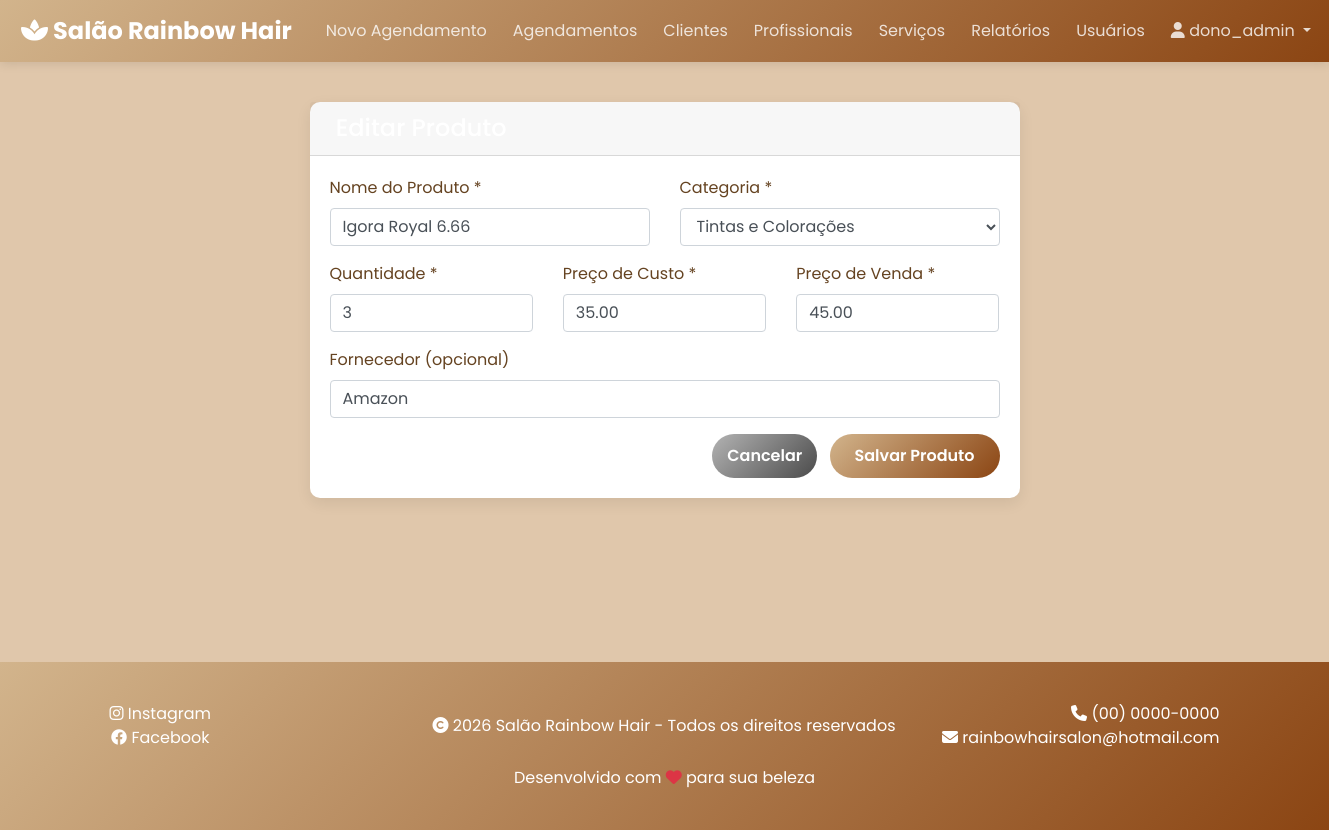
/estoque/edit/5/ (signed in), run on the app's committed database.
### estoque/models.py (models this page shows, shortened)
class ProdutoEstoque(BaseModel):
    CATEGORIA_CHOICES = [
        ('CABELO', 'Produtos para Cabelo'),
        ('TINTAS', 'Tintas e Colorações'),
        ('UNHAS', 'Produtos para Unhas'),
        ('MAQUIAGEM', 'Maquiagem'),
        ('SPA', 'Spa e Tratamentos'),
        ('DEPILACAO', 'Depilação'),
        ('SOBRANCELHAS', 'Sobrancelhas e Cílios'),
    ]
    nome = models.CharField(max_length=100)
    categoria = models.CharField(max_length=20, choices=CATEGORIA_CHOICES, default='CABELO')
    quantidade = models.PositiveIntegerField(default=0)
    preco_custo = models.DecimalField(max_digits=8, decimal_places=2, default=0)
    preco_venda = models.DecimalField(max_digits=8, decimal_places=2, default=0)
    fornecedor = models.CharField(max_length=100, blank=True, null=True)
    class Meta:
        ordering = ['nome']

### estoque/views.py (the view)
# urls.py: path('edit/<int:pk>/', EstoqueUpdateView.as_view(), name='estoque-update'),
class EstoqueUpdateView(LoginRequiredMixin, SuperuserRequiredMixin, UpdateView):
    model = ProdutoEstoque
    form_class = EstoqueForm
    template_name = "estoque_form.html"
    success_url = reverse_lazy('estoque:estoque-list')

### estoque/forms.py
class EstoqueForm(forms.ModelForm):
    class Meta:
        model = ProdutoEstoque
        fields = ['nome', 'categoria', 'quantidade', 'preco_custo', 'preco_venda', 'fornecedor']
        widgets = {
            'nome': forms.TextInput(attrs={'class': 'form-control'}),
            'categoria': forms.Select(attrs={'class': 'form-control'}),
            'quantidade': forms.NumberInput(attrs={'class': 'form-control', 'min': 0}),
            'preco_custo': forms.NumberInput(attrs={'class': 'form-control', 'step': '0.01'}),
            'preco_venda': forms.NumberInput(attrs={'class': 'form-control', 'step': '0.01'}),
            'fornecedor': forms.TextInput(attrs={'class': 'form-control'}),
        }

### estoque/views.py (called while the page is built)
    def test_func(self):
        return self.request.user.is_superuser

### estoque/templates/estoque_form.html (shortened to what this page needs)
{% extends 'base.html' %}
{% block content %}
<div class="container">
    <div class="row justify-content-center">
        <div class="col-md-8">
            <div class="card">
                <div class="card-header bg-gradient-primary text-white">
                    <h4 class="mb-0">
                    </h4>
                </div>
                <div class="card-body">
                    <form method="post">
                        <div class="row">
                            <div class="col-md-6 mb-3">
                                <label>Nome do Produto *</label>
                                {{ form.nome }}
                            </div>
                            <div class="col-md-6 mb-3">
                                <label>Categoria *</label>
                                {{ form.categoria }}
                            </div>
                        </div>
                        <div class="row">
                            <div class="col-md-4 mb-3">
                                <label>Quantidade *</label>
                                {{ form.quantidade }}
                            </div>
                            <div class="col-md-4 mb-3">
                                <label>Preço de Custo *</label>
                                {{ form.preco_custo }}
                            </div>
                            <div class="col-md-4 mb-3">
                                <label>Preço de Venda *</label>
                                {{ form.preco_venda }}
                            </div>
                        </div>
                        <div class="row">
                            <div class="col-md-12 mb-3">
                                <label>Fornecedor (opcional)</label>
                                {{ form.fornecedor }}
                            </div>
                        </div>
                        <div class="text-right">
                            <a href="{% url 'estoque:estoque-list' %}" class="btn btn-secondary mr-2">Cancelar</a>
                            <button type="submit" class="btn btn-primary">Salvar Produto</button>
                        </div>
                    </form>
                </div>
            </div>
        </div>
    </div>
</div>
{% endblock %}

### core/templates/base.html (shortened to what this page needs)
<!DOCTYPE html>
<html lang="pt-br">
<head>
    <link rel="stylesheet" href="https://stackpath.bootstrapcdn.com/bootstrap/4.5.2/css/bootstrap.min.css">
    <link rel="stylesheet" href="https://cdnjs.cloudflare.com/ajax/libs/font-awesome/6.4.0/css/all.min.css">
</head>
<body>
<nav class="navbar navbar-expand-lg navbar-dark sticky-top">
    <div class="container-fluid">
        <a class="navbar-brand" href="{% url 'home' %}">
            <i class="fas fa-spa"></i> Salão Rainbow Hair
        </a>
        <div class="collapse navbar-collapse" id="navbarNav">
            <ul class="navbar-nav m-auto">
                {% if user.is_authenticated %}
                <li class="nav-item">
                    <a class="nav-link" href="{% url 'agendamentos:add-agendamento' %}">Novo Agendamento</a>
                </li>
                <li class="nav-item" align-items="center">
                    <a class="nav-link" href="{% url 'index' %}">Agendamentos</a>
                </li>
                <li class="nav-item">
                    <a class="nav-link" href="{% url 'clientes:cliente-list' %}">Clientes</a>
                </li>
                <li class="nav-item">
                    <a class="nav-link" href="{% url 'profissionais:profissional-list' %}">Profissionais</a>
                </li>
                <li class="nav-item">
                    <a class="nav-link" href="{% url 'servicos:servico-list' %}">Serviços</a>
                </li>
                {% if user.is_staff or user.is_superuser %}
                <li class="nav-item">
                    <a class="nav-link" href="{% url 'relatorios:relatorios' %}">Relatórios</a>
                </li>
                <li class="nav-item">
                    <a class="nav-link" href="{% url 'usuarios:usuarios' %}">Usuários</a>
                </li>
                {% endif %}
                {% endif %}
            </ul>
            <ul class="navbar-nav ml-auto">
                {% if user.is_authenticated %}
                    <li class="nav-item dropdown">
                        <a class="nav-link dropdown-toggle" href="#" id="userDropdown" role="button" data-toggle="dropdown">
                            <i class="fas fa-user"></i> {{ user.username }}
                        </a>
                    </li>
                {% endif %}
            </ul>
        </div>
    </div>
</nav>
<div class="content-wrapper">
    <div class="container">
        {% block content %}{% endblock %}
    </div>
</div>
<footer>
    <div class="container d-flex justify-content-between align-items-center">
        <div>
            <a href="https://www.instagram.com" target="_blank" style="color: white; margin-right: 100px;"><i class="fab fa-instagram"></i> Instagram</a><br>
            <a href="https://www.facebook.com" target="_blank" style="color: white; margin-right: 100px;"><i class="fab fa-facebook"></i> Facebook</a>
            </div>
                <p style="margin-left: 80px;"><i class="fas fa-copyright"></i> 2026 Salão Rainbow Hair - Todos os direitos reservados</p>
            <div class="text-right">
            <span style="color: white; margin-left: 100px;"><i class="fas fa-phone"></i> (00) 0000-0000</span><br>
            <span style="color: white; margin-left: 5px;"><i class="fas fa-envelope"></i> rainbowhairsalon@hotmail.com</span>
        </div>
    </div>
    <div class="container text-center mt-3">
        <p style="color: white;">Desenvolvido com <i class="fas fa-heart" style="color: #dc3545;"></i> para sua beleza</p>
    </div>
</footer>
</body>
</html>

### core/templates/base.html (style rules this page uses)
* { margin: 0; padding: 0; box-sizing: border-box; }
body { font-family: 'Poppins', sans-serif; color: #654321; background-color: #e0c7ab; }
.navbar { background: linear-gradient(135deg, #D2B48C 0%, #8B4513 100%) !important; box-shadow: 0 2px 10px rgba(0, 0, 0, 0.1); position: sticky; top: 0; z-index: 1000; }
.navbar-brand { font-weight: 700; font-size: 24px; color: white !important; margin-left: -10px; }
.navbar-nav { flex-wrap: nowrap; }
.navbar-nav .nav-item { white-space: nowrap; }
.navbar-dark .navbar-nav .nav-link { color: rgba(255, 255, 255, 0.8) !important; margin-left: 10px; transition: all 0.3s ease; }
.content-wrapper { min-height: calc(100vh - 200px); padding: 40px 0; }
.card { border: none; border-radius: 10px; transition: transform 0.3s ease, box-shadow 0.3s ease; box-shadow: 0 5px 15px rgba(0, 0, 0, 0.08); }
.btn-primary { background: linear-gradient(135deg, #D2B48C 0%, #8B4513 100%); border: none; padding: 10px 25px; border-radius: 25px; font-weight: 600; transition: all 0.3s ease; }
.btn-secondary { background: linear-gradient(135deg, #999999be 0%, #4b4b4b 100%); border: none; padding: 10px 15px; border-radius: 25px; font-weight: 600; }
footer { background: linear-gradient(135deg, #D2B48C 0%, #8B4513 100%); color: white; padding: 40px 0; text-align: center; }
footer p { margin: 0; }
.fa-copyright { right:-10px; }

### data on the page
ProdutoEstoque: nome "Igora Royal 6.66", categoria "Tintas e Colorações", quantidade "3", preco_custo "35.00", preco_venda "45.00", fornecedor "Amazon"

### other printed values
{{ user.username }} "dono_admin"
